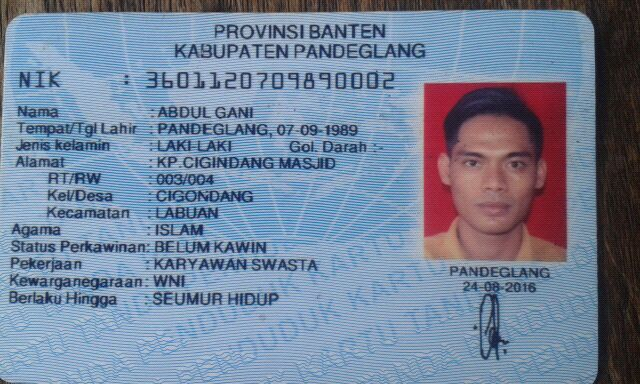
#> input picture prepare_training_data/images/1005944200.jpg, 640 x 384 px, found by its file name; its folder holds only this picture in this run
$ python split_label.py
#> lines starting #> are read from the running program, lines starting #| are printed output that depends on the picture
import os
import numpy as np
import math
import cv2 as cv

path = "/media/elsa/AA2EAE902EAE555B/WorkStation/MyOCR/text-detection/prepare_training_data/images/"
gt_path = "/media/elsa/AA2EAE902EAE555B/WorkStation/MyOCR/text-detection/prepare_training_data/label/"
out_path = "re_image"
if not os.path.exists(out_path):
    os.makedirs(out_path)
files = os.listdir(path)
files.sort()
#files=files[:100]
for file in files:
    _, basename = os.path.split(file)
    if basename.lower().split('.')[-1] not in ['jpg', 'png']:
        continue
    stem, ext = os.path.splitext(basename)
    gt_file = os.path.join(gt_path, 'gt_' + stem + '.txt')
    img_path = os.path.join(path, file)
    print(img_path)
    img = cv.imread(img_path)
#> img is the input picture: shape (384, 640, 3); mean B, G, R 155.2, 132.1, 116.9
    img_size = img.shape
#> img_size = (384, 640, 3)
    im_size_min = np.min(img_size[0:2])
#> im_size_min = 384
    im_size_max = np.max(img_size[0:2])
#> im_size_max = 640

    im_scale = float(600) / float(im_size_min)
#> im_scale = 1.56
    if np.round(im_scale * im_size_max) > 1200:
        im_scale = float(1200) / float(im_size_max)
    re_im = cv.resize(img, None, None, fx=im_scale, fy=im_scale, interpolation=cv.INTER_LINEAR)
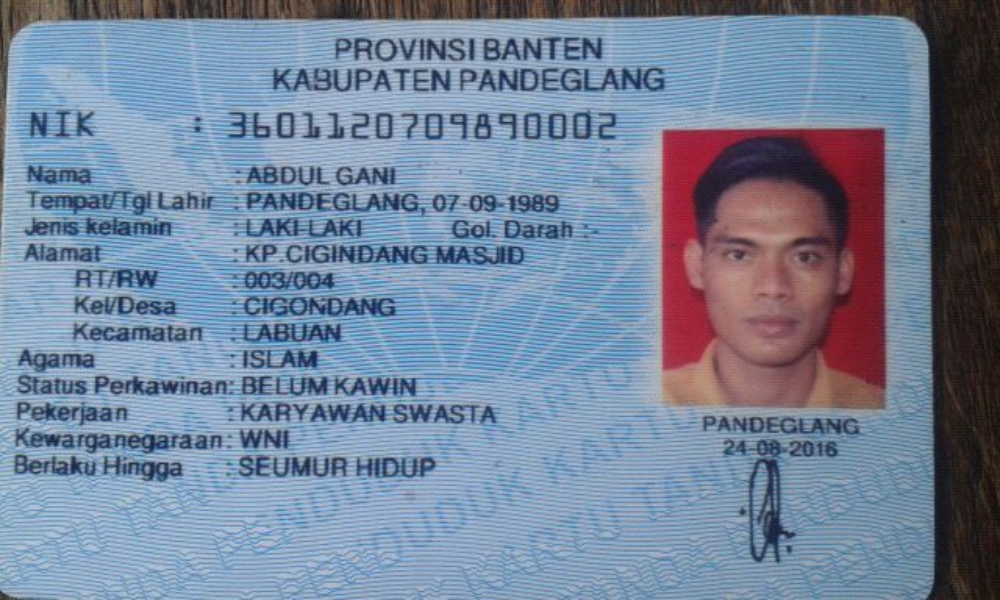
#> re_im: shape (600, 1000, 3); mean B, G, R 155.1, 132, 116.8
    re_size = re_im.shape
#> re_size = (600, 1000, 3)
    cv.imwrite(os.path.join(out_path, stem) + '.jpg', re_im)

#> (the run stopped early here; a loop or call above may not have finished)

$ run again, on prepare_training_data/images/1148488677.jpg
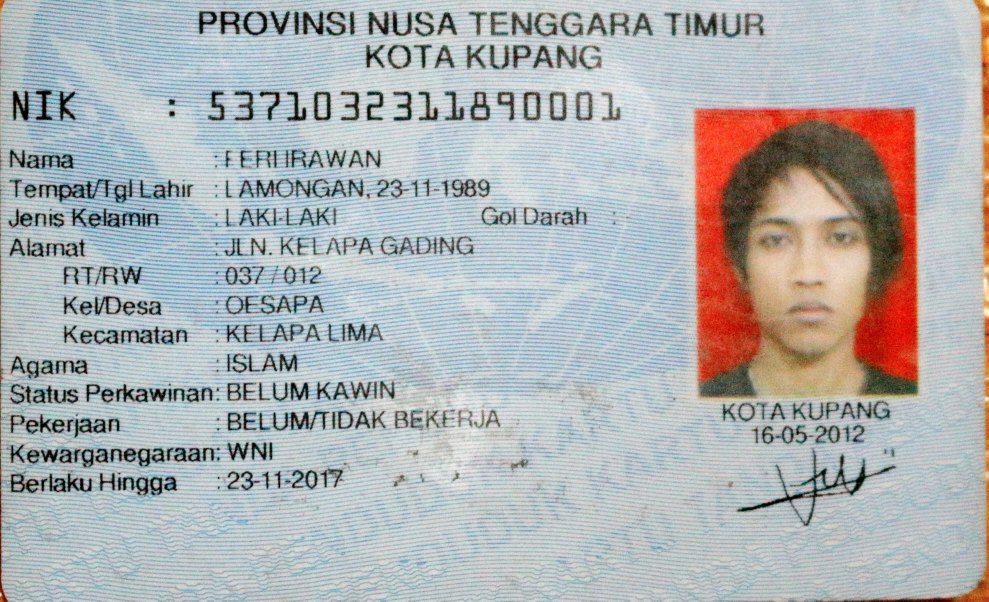
#> input picture prepare_training_data/images/1148488677.jpg, 3953 x 2405 px, found by its file name (shown at 1/4 size)
#> img is the input picture: shape (2405, 3953, 3); mean B, G, R 179, 177.5, 175
#> `re_im = cv.resize(img, None, None, fx=im_scale, fy=im_scale, interpola..`:
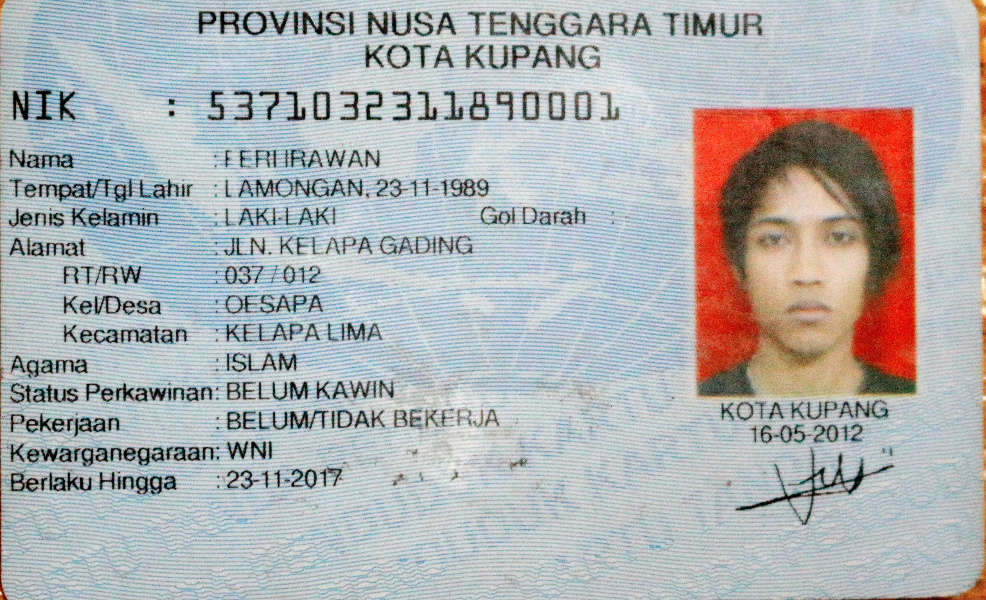
#> re_im: shape (600, 986, 3); mean B, G, R 178.9, 177.4, 174.9

$ run again, on prepare_training_data/images/1165388127.jpg
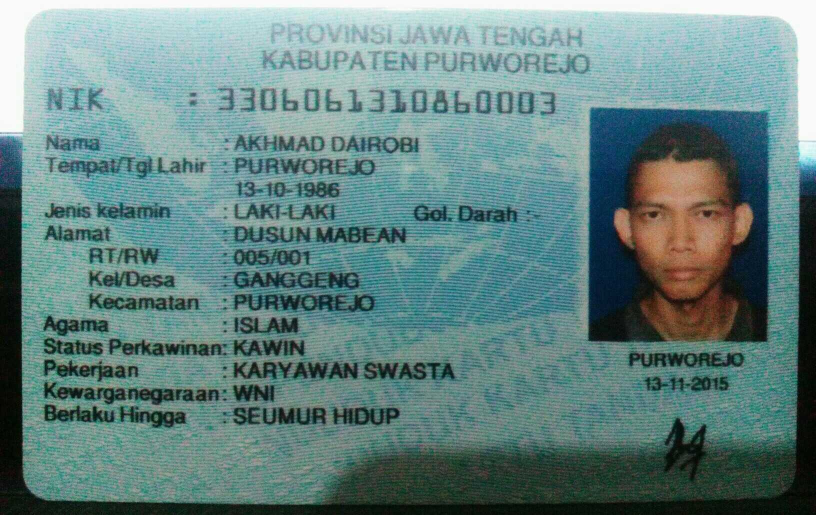
#> input picture prepare_training_data/images/1165388127.jpg, 1632 x 1030 px, found by its file name (shown at 1/2 size)
#> img is the input picture: shape (1030, 1632, 3); mean B, G, R 129.8, 131.7, 101.2
#> `re_im = cv.resize(img, None, None, fx=im_scale, fy=im_scale, interpola..`:
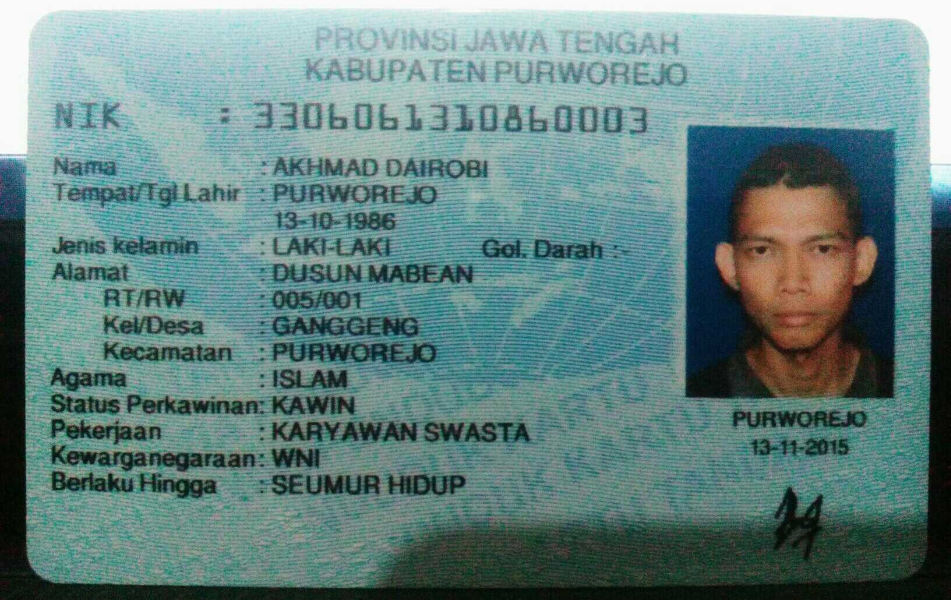
#> re_im: shape (600, 951, 3); mean B, G, R 129.7, 131.6, 101.1

$ run again, on prepare_training_data/images/1166468888.jpg
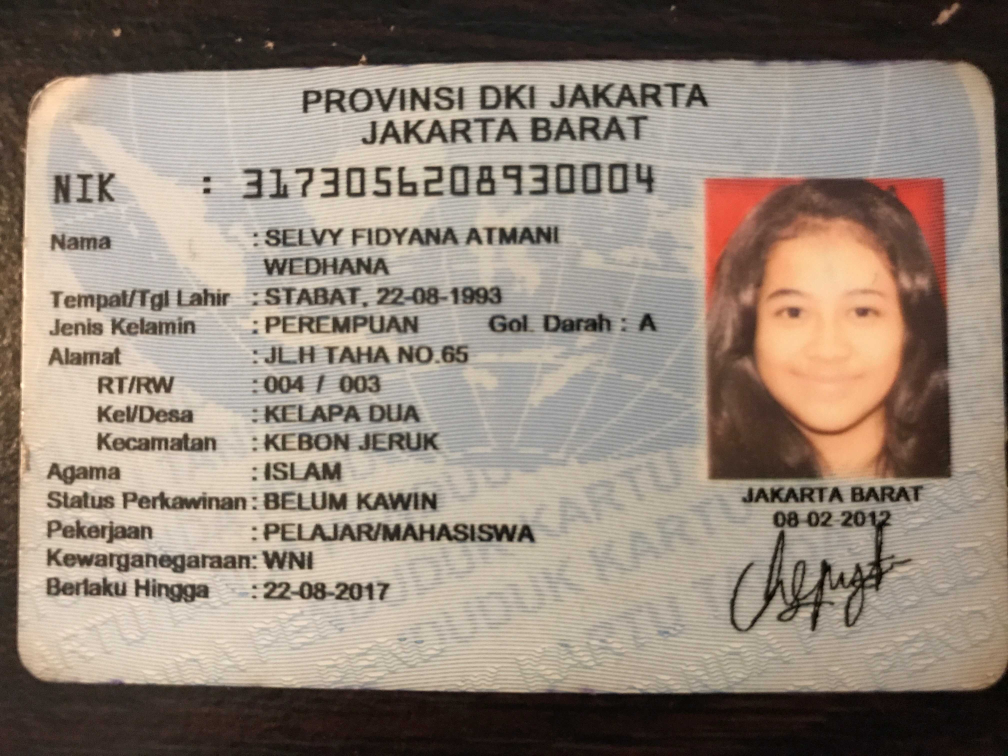
#> input picture prepare_training_data/images/1166468888.jpg, 4032 x 3024 px, found by its file name (shown at 1/4 size)
#> img is the input picture: shape (3024, 4032, 3); mean B, G, R 121.4, 133.8, 147.3
#> `re_im = cv.resize(img, None, None, fx=im_scale, fy=im_scale, interpola..`:
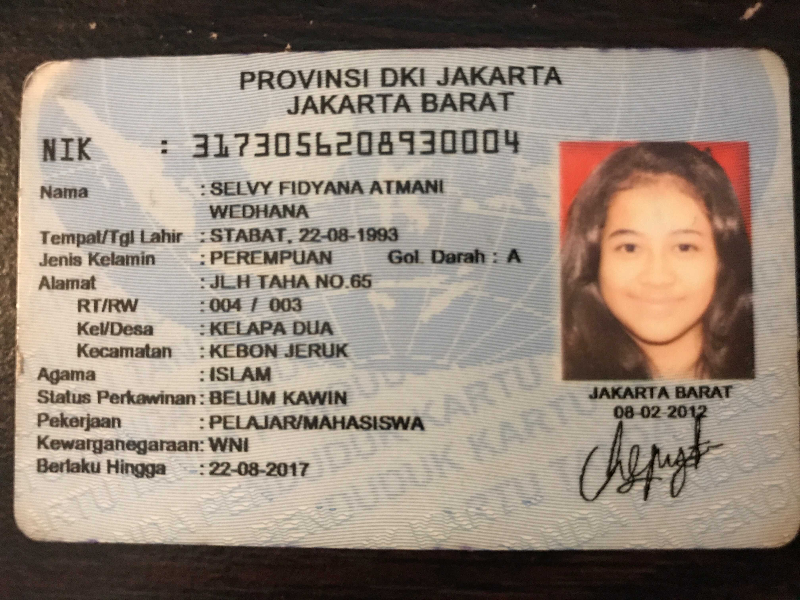
#> re_im: shape (600, 800, 3); mean B, G, R 121.3, 133.7, 147.2

$ run again, on prepare_training_data/images/1028097236.jpg
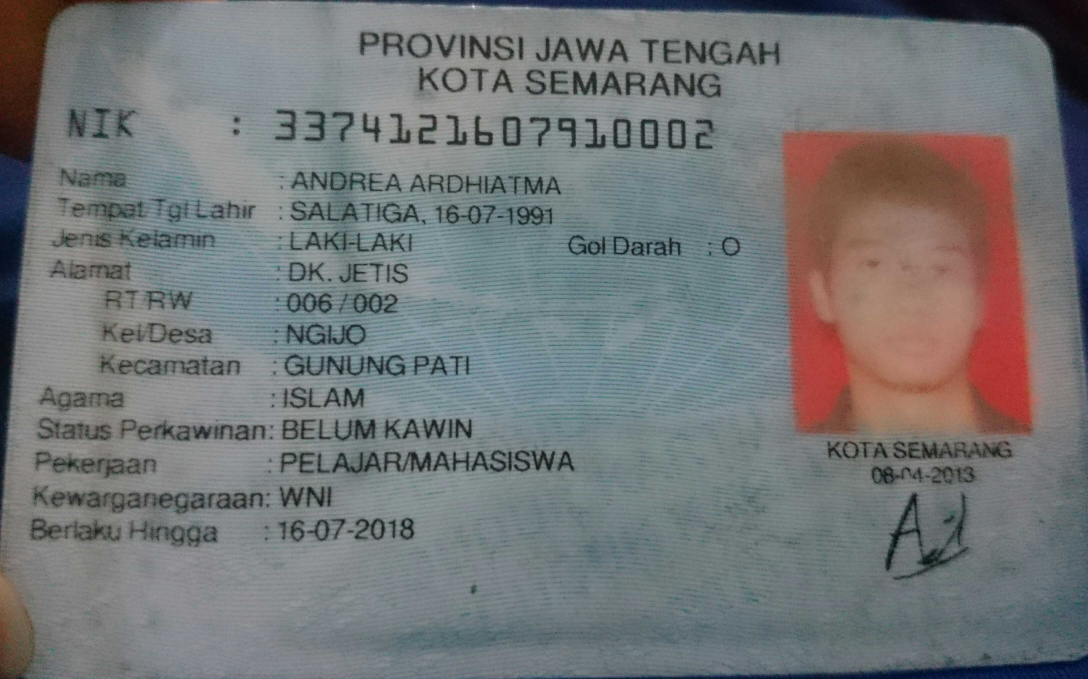
#> input picture prepare_training_data/images/1028097236.jpg, 3263 x 2037 px, found by its file name (shown at 1/3 size)
#> img is the input picture: shape (2037, 3263, 3); mean B, G, R 119.6, 118.6, 116.5
#> `re_im = cv.resize(img, None, None, fx=im_scale, fy=im_scale, interpola..`:
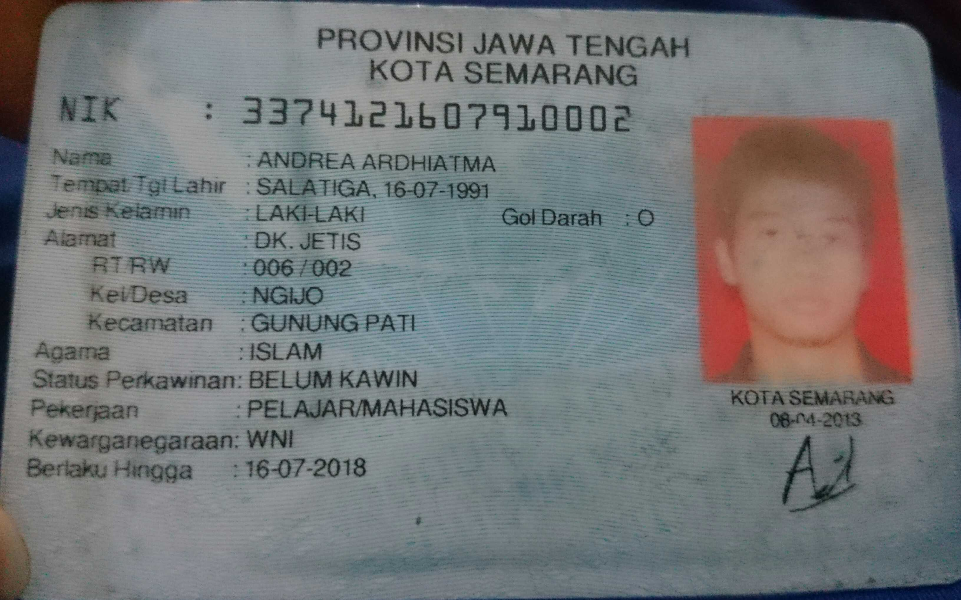
#> re_im: shape (600, 961, 3); mean B, G, R 119.5, 118.5, 116.4
